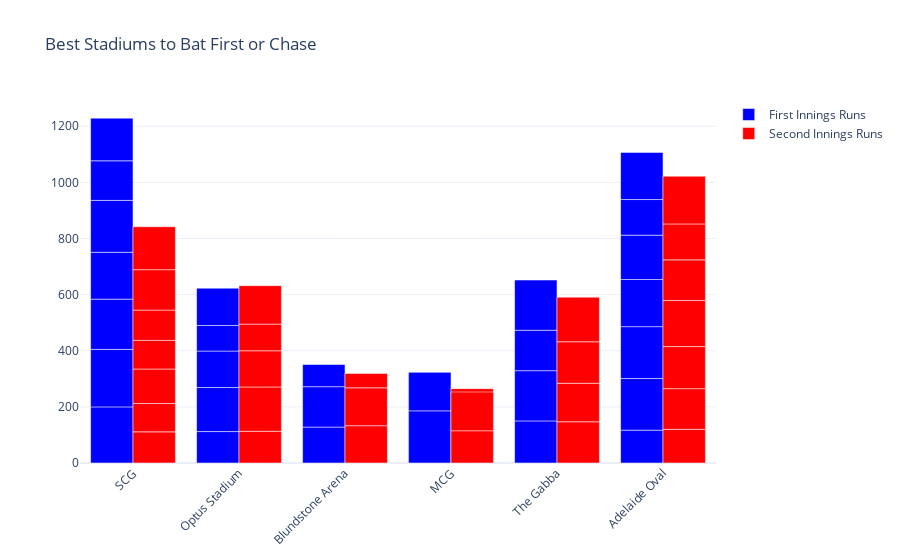

Notebook cell for this chart:
### Markdown cell above
### Now let’s compare the runs scored in the first innings and second innings in every stadium of the t20 world cup 2022:

### Code cell
fig = go.Figure()
fig.add_trace(go.Bar(
    x=data["venue"],
    y=data["first innings score"],
    name='First Innings Runs',
    marker_color='blue'
))
fig.add_trace(go.Bar(
    x=data["venue"],
    y=data["second innings score"],
    name='Second Innings Runs',
    marker_color='red'
))
fig.update_layout(barmode='group', 
                  xaxis_tickangle=-45, 
                  title="Best Stadiums to Bat First or Chase")
fig.show()

### Figure 1 — Plotly figure (JSON) as saved in the notebook; plotly's stock layout.template omitted (floating-point values rounded to 4 significant figures)
{"data": [{"marker": {"color": "blue"}, "name": "First Innings Runs", "type": "bar", "x": ["SCG", "Optus Stadium", "Blundstone Arena", "MCG", "Blundstone Arena", "Blundstone Arena", "Optus Stadium", "MCG", "MCG", "SCG", "SCG", "Optus Stadium", "MCG", "MCG", "SCG", "The Gabba", "Optus Stadium", "Optus Stadium", "The Gabba", "The Gabba", "The Gabba", "Adelaide Oval", "Adelaide Oval", "SCG", "Adelaide Oval", "Adelaide Oval", "SCG", "Adelaide Oval", "Adelaide Oval", "MCG", "SCG", "Adelaide Oval", "MCG"], "y": [200, 112, 128, 159, 144, 79, 157, 157, null, 205, 179, 130, null, null, 167, 150, 91, 133, 179, 144, 179, 117, 184, 185, 185, 168, 141, 158, 127, 186, 152, 168, 137]}, {"marker": {"color": "red"}, "name": "Second Innings Runs", "type": "bar", "x": ["SCG", "Optus Stadium", "Blundstone Arena", "MCG", "Blundstone Arena", "Blundstone Arena", "Optus Stadium", "MCG", "MCG", "SCG", "SCG", "Optus Stadium", "MCG", "MCG", "SCG", "The Gabba", "Optus Stadium", "Optus Stadium", "The Gabba", "The Gabba", "The Gabba", "Adelaide Oval", "Adelaide Oval", "SCG", "Adelaide Oval", "Adelaide Oval", "SCG", "Adelaide Oval", "Adelaide Oval", "MCG", "SCG", "Adelaide Oval", "MCG"], "y": [111, 113, 133, 160, 135, 51, 158, 105, null, 101, 123, 129, null, null, 102, 147, 95, 137, 137, 148, 159, 120, 145, 108, 150, 164, 144, 145, 128, 115, 153, 170, 138]}], "layout": {"barmode": "group", "title": {"text": "Best Stadiums to Bat First or Chase"}, "xaxis": {"tickangle": -45}}}
